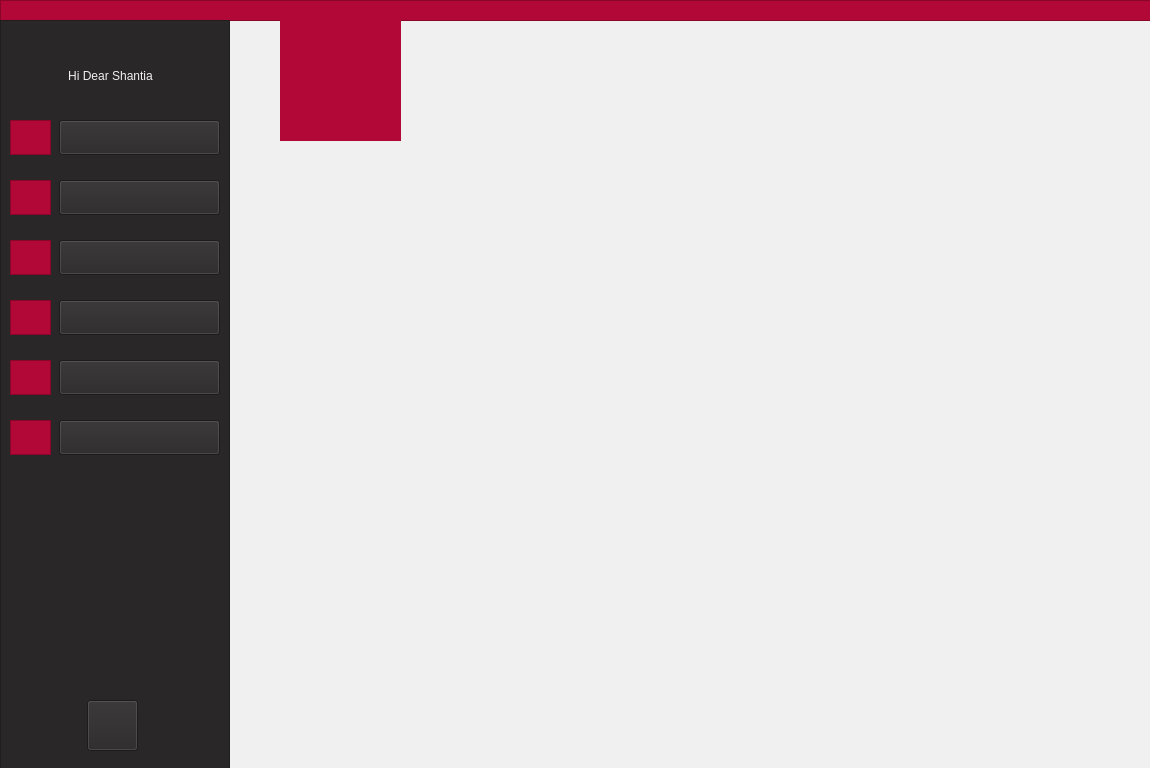
<?xml version="1.0" encoding="UTF-8"?>
<ui version="4.0">
 <class>TeacherMainMenu</class>
 <widget class="QWidget" name="TeacherMainMenu">
  <property name="geometry">
   <rect>
    <x>0</x>
    <y>0</y>
    <width>1150</width>
    <height>768</height>
   </rect>
  </property>
  <property name="maximumSize">
   <size>
    <width>1150</width>
    <height>768</height>
   </size>
  </property>
  <property name="windowTitle">
   <string>Form</string>
  </property>
  <property name="styleSheet">
   <string notr="true">background-color: rgb(240, 240, 240);</string>
  </property>
  <widget class="QLabel" name="label_9">
   <property name="geometry">
    <rect>
     <x>285</x>
     <y>20</y>
     <width>111</width>
     <height>111</height>
    </rect>
   </property>
   <property name="styleSheet">
    <string notr="true">background-color: rgb(178, 8, 55);</string>
   </property>
   <property name="text">
    <string/>
   </property>
   <property name="pixmap">
    <pixmap resource="pictures.qrc">:/logo/filename.jpg</pixmap>
   </property>
   <property name="scaledContents">
    <bool>true</bool>
   </property>
  </widget>
  <widget class="QLabel" name="label">
   <property name="geometry">
    <rect>
     <x>280</x>
     <y>20</y>
     <width>121</width>
     <height>121</height>
    </rect>
   </property>
   <property name="styleSheet">
    <string notr="true">background-color: rgb(178, 8, 55);
border-color: rgb(178, 8, 55);
</string>
   </property>
   <property name="text">
    <string/>
   </property>
   <property name="pixmap">
    <pixmap>:/AjaxLogo/filename.jpg</pixmap>
   </property>
   <property name="scaledContents">
    <bool>true</bool>
   </property>
   <property name="alignment">
    <set>Qt::AlignCenter</set>
   </property>
  </widget>
  <widget class="QFrame" name="frame">
   <property name="geometry">
    <rect>
     <x>0</x>
     <y>0</y>
     <width>1151</width>
     <height>21</height>
    </rect>
   </property>
   <property name="styleSheet">
    <string notr="true">background-color: rgb(178, 8, 55);
border-color: rgb(178, 8, 55);</string>
   </property>
   <property name="frameShape">
    <enum>QFrame::StyledPanel</enum>
   </property>
   <property name="frameShadow">
    <enum>QFrame::Raised</enum>
   </property>
  </widget>
  <widget class="QFrame" name="frame_2">
   <property name="geometry">
    <rect>
     <x>0</x>
     <y>20</y>
     <width>230</width>
     <height>768</height>
    </rect>
   </property>
   <property name="styleSheet">
    <string notr="true">background-color: rgb(41, 39, 40);
border-color: rgb(41, 39, 40);</string>
   </property>
   <property name="frameShape">
    <enum>QFrame::StyledPanel</enum>
   </property>
   <property name="frameShadow">
    <enum>QFrame::Raised</enum>
   </property>
   <widget class="QPushButton" name="pushButton">
    <property name="geometry">
     <rect>
      <x>59</x>
      <y>100</y>
      <width>161</width>
      <height>35</height>
     </rect>
    </property>
    <property name="styleSheet">
     <string notr="true">font: 11pt &quot;Montserrat&quot;;
</string>
    </property>
    <property name="text">
     <string/>
    </property>
   </widget>
   <widget class="QPushButton" name="pushButton_2">
    <property name="geometry">
     <rect>
      <x>59</x>
      <y>160</y>
      <width>161</width>
      <height>35</height>
     </rect>
    </property>
    <property name="styleSheet">
     <string notr="true">font: 11pt &quot;Montserrat&quot;;
</string>
    </property>
    <property name="text">
     <string/>
    </property>
   </widget>
   <widget class="QPushButton" name="pushButton_3">
    <property name="geometry">
     <rect>
      <x>59</x>
      <y>220</y>
      <width>161</width>
      <height>35</height>
     </rect>
    </property>
    <property name="styleSheet">
     <string notr="true">font: 11pt &quot;Montserrat&quot;;
</string>
    </property>
    <property name="text">
     <string/>
    </property>
   </widget>
   <widget class="QPushButton" name="pushButton_4">
    <property name="geometry">
     <rect>
      <x>59</x>
      <y>280</y>
      <width>161</width>
      <height>35</height>
     </rect>
    </property>
    <property name="styleSheet">
     <string notr="true">font: 11pt &quot;Montserrat&quot;;
</string>
    </property>
    <property name="text">
     <string/>
    </property>
   </widget>
   <widget class="QPushButton" name="pushButton_5">
    <property name="geometry">
     <rect>
      <x>59</x>
      <y>340</y>
      <width>161</width>
      <height>35</height>
     </rect>
    </property>
    <property name="styleSheet">
     <string notr="true">font: 11pt &quot;Montserrat&quot;;
</string>
    </property>
    <property name="text">
     <string/>
    </property>
   </widget>
   <widget class="QPushButton" name="pushButton_6">
    <property name="geometry">
     <rect>
      <x>59</x>
      <y>400</y>
      <width>161</width>
      <height>35</height>
     </rect>
    </property>
    <property name="styleSheet">
     <string notr="true">font: 11pt &quot;Montserrat&quot;;
</string>
    </property>
    <property name="text">
     <string/>
    </property>
   </widget>
   <widget class="QFrame" name="frame_3">
    <property name="geometry">
     <rect>
      <x>10</x>
      <y>100</y>
      <width>41</width>
      <height>35</height>
     </rect>
    </property>
    <property name="styleSheet">
     <string notr="true">background-color: rgb(178, 8, 55);
border-color: rgb(178, 8, 55);</string>
    </property>
    <property name="frameShape">
     <enum>QFrame::StyledPanel</enum>
    </property>
    <property name="frameShadow">
     <enum>QFrame::Raised</enum>
    </property>
    <widget class="QLabel" name="label_21">
     <property name="geometry">
      <rect>
       <x>5</x>
       <y>2</y>
       <width>31</width>
       <height>31</height>
      </rect>
     </property>
     <property name="styleSheet">
      <string notr="true"/>
     </property>
     <property name="text">
      <string/>
     </property>
     <property name="pixmap">
      <pixmap resource="icon.qrc">:/icon/profile.png</pixmap>
     </property>
     <property name="scaledContents">
      <bool>true</bool>
     </property>
    </widget>
   </widget>
   <widget class="QFrame" name="frame_5">
    <property name="geometry">
     <rect>
      <x>10</x>
      <y>160</y>
      <width>41</width>
      <height>35</height>
     </rect>
    </property>
    <property name="cursor">
     <cursorShape>ArrowCursor</cursorShape>
    </property>
    <property name="styleSheet">
     <string notr="true">background-color: rgb(178, 8, 55);
border-color: rgb(178, 8, 55);</string>
    </property>
    <property name="frameShape">
     <enum>QFrame::StyledPanel</enum>
    </property>
    <property name="frameShadow">
     <enum>QFrame::Raised</enum>
    </property>
    <widget class="QLabel" name="label_18">
     <property name="geometry">
      <rect>
       <x>5</x>
       <y>2</y>
       <width>31</width>
       <height>31</height>
      </rect>
     </property>
     <property name="text">
      <string/>
     </property>
     <property name="pixmap">
      <pixmap resource="icon.qrc">:/icon/message.png</pixmap>
     </property>
     <property name="scaledContents">
      <bool>true</bool>
     </property>
    </widget>
   </widget>
   <widget class="QFrame" name="frame_6">
    <property name="geometry">
     <rect>
      <x>10</x>
      <y>220</y>
      <width>41</width>
      <height>35</height>
     </rect>
    </property>
    <property name="styleSheet">
     <string notr="true">background-color: rgb(178, 8, 55);
border-color: rgb(178, 8, 55);</string>
    </property>
    <property name="frameShape">
     <enum>QFrame::StyledPanel</enum>
    </property>
    <property name="frameShadow">
     <enum>QFrame::Raised</enum>
    </property>
    <widget class="QLabel" name="label_10">
     <property name="geometry">
      <rect>
       <x>5</x>
       <y>2</y>
       <width>31</width>
       <height>31</height>
      </rect>
     </property>
     <property name="text">
      <string/>
     </property>
     <property name="pixmap">
      <pixmap resource="icon.qrc">:/icon/information.png</pixmap>
     </property>
     <property name="scaledContents">
      <bool>true</bool>
     </property>
    </widget>
   </widget>
   <widget class="QFrame" name="frame_7">
    <property name="geometry">
     <rect>
      <x>10</x>
      <y>280</y>
      <width>41</width>
      <height>35</height>
     </rect>
    </property>
    <property name="styleSheet">
     <string notr="true">background-color: rgb(178, 8, 55);
border-color: rgb(178, 8, 55);</string>
    </property>
    <property name="frameShape">
     <enum>QFrame::StyledPanel</enum>
    </property>
    <property name="frameShadow">
     <enum>QFrame::Raised</enum>
    </property>
    <widget class="QLabel" name="label_19">
     <property name="geometry">
      <rect>
       <x>5</x>
       <y>2</y>
       <width>31</width>
       <height>31</height>
      </rect>
     </property>
     <property name="text">
      <string/>
     </property>
     <property name="pixmap">
      <pixmap resource="icon.qrc">:/icon/upload-mail.png</pixmap>
     </property>
     <property name="scaledContents">
      <bool>true</bool>
     </property>
    </widget>
   </widget>
   <widget class="QFrame" name="frame_8">
    <property name="geometry">
     <rect>
      <x>10</x>
      <y>340</y>
      <width>41</width>
      <height>35</height>
     </rect>
    </property>
    <property name="styleSheet">
     <string notr="true">background-color: rgb(178, 8, 55);
border-color: rgb(178, 8, 55);</string>
    </property>
    <property name="frameShape">
     <enum>QFrame::StyledPanel</enum>
    </property>
    <property name="frameShadow">
     <enum>QFrame::Raised</enum>
    </property>
    <widget class="QLabel" name="label_11">
     <property name="geometry">
      <rect>
       <x>5</x>
       <y>2</y>
       <width>31</width>
       <height>31</height>
      </rect>
     </property>
     <property name="text">
      <string/>
     </property>
     <property name="pixmap">
      <pixmap resource="icon.qrc">:/icon/schedule.png</pixmap>
     </property>
     <property name="scaledContents">
      <bool>true</bool>
     </property>
    </widget>
   </widget>
   <widget class="QFrame" name="frame_9">
    <property name="geometry">
     <rect>
      <x>10</x>
      <y>400</y>
      <width>41</width>
      <height>35</height>
     </rect>
    </property>
    <property name="styleSheet">
     <string notr="true">background-color: rgb(178, 8, 55);
border-color: rgb(178, 8, 55);</string>
    </property>
    <property name="frameShape">
     <enum>QFrame::StyledPanel</enum>
    </property>
    <property name="frameShadow">
     <enum>QFrame::Raised</enum>
    </property>
    <widget class="QLabel" name="label_12">
     <property name="geometry">
      <rect>
       <x>5</x>
       <y>2</y>
       <width>31</width>
       <height>31</height>
      </rect>
     </property>
     <property name="text">
      <string/>
     </property>
     <property name="pixmap">
      <pixmap resource="second-icon.qrc">:/secong gr/scorecard.png</pixmap>
     </property>
     <property name="scaledContents">
      <bool>true</bool>
     </property>
    </widget>
   </widget>
   <widget class="QLabel" name="label_2">
    <property name="geometry">
     <rect>
      <x>20</x>
      <y>40</y>
      <width>181</width>
      <height>31</height>
     </rect>
    </property>
    <property name="styleSheet">
     <string notr="true">font: 11pt &quot;Montserrat&quot;;
color: rgb(240, 240, 240);</string>
    </property>
    <property name="text">
     <string>Hi Dear Shantia</string>
    </property>
    <property name="alignment">
     <set>Qt::AlignCenter</set>
    </property>
   </widget>
   <widget class="QLabel" name="label_3">
    <property name="geometry">
     <rect>
      <x>110</x>
      <y>100</y>
      <width>61</width>
      <height>30</height>
     </rect>
    </property>
    <property name="autoFillBackground">
     <bool>false</bool>
    </property>
    <property name="styleSheet">
     <string notr="true">font: 11pt &quot;Montserrat&quot;;
color: rgb(240, 240, 240);</string>
    </property>
    <property name="lineWidth">
     <number>0</number>
    </property>
    <property name="text">
     <string>Profile</string>
    </property>
    <property name="alignment">
     <set>Qt::AlignCenter</set>
    </property>
   </widget>
   <widget class="QLabel" name="label_4">
    <property name="geometry">
     <rect>
      <x>90</x>
      <y>160</y>
      <width>101</width>
      <height>30</height>
     </rect>
    </property>
    <property name="styleSheet">
     <string notr="true">font: 11pt &quot;Montserrat&quot;;
color: rgb(240, 240, 240);</string>
    </property>
    <property name="text">
     <string>Messages</string>
    </property>
    <property name="alignment">
     <set>Qt::AlignCenter</set>
    </property>
   </widget>
   <widget class="QLabel" name="label_5">
    <property name="geometry">
     <rect>
      <x>60</x>
      <y>220</y>
      <width>161</width>
      <height>30</height>
     </rect>
    </property>
    <property name="styleSheet">
     <string notr="true">font: 11pt &quot;Montserrat&quot;;
color: rgb(240, 240, 240);</string>
    </property>
    <property name="text">
     <string>Class Information</string>
    </property>
    <property name="alignment">
     <set>Qt::AlignCenter</set>
    </property>
   </widget>
   <widget class="QLabel" name="label_6">
    <property name="geometry">
     <rect>
      <x>70</x>
      <y>280</y>
      <width>141</width>
      <height>30</height>
     </rect>
    </property>
    <property name="styleSheet">
     <string notr="true">font: 11pt &quot;Montserrat&quot;;
color: rgb(240, 240, 240);</string>
    </property>
    <property name="text">
     <string>Send Assertion</string>
    </property>
    <property name="alignment">
     <set>Qt::AlignCenter</set>
    </property>
   </widget>
   <widget class="QLabel" name="label_7">
    <property name="geometry">
     <rect>
      <x>60</x>
      <y>340</y>
      <width>161</width>
      <height>30</height>
     </rect>
    </property>
    <property name="styleSheet">
     <string notr="true">font: 11pt &quot;Montserrat&quot;;
color: rgb(240, 240, 240);</string>
    </property>
    <property name="text">
     <string>Weekly Schedule</string>
    </property>
    <property name="alignment">
     <set>Qt::AlignCenter</set>
    </property>
   </widget>
   <widget class="QLabel" name="label_8">
    <property name="geometry">
     <rect>
      <x>70</x>
      <y>400</y>
      <width>131</width>
      <height>30</height>
     </rect>
    </property>
    <property name="styleSheet">
     <string notr="true">font: 11pt &quot;Montserrat&quot;;
color: rgb(240, 240, 240);</string>
    </property>
    <property name="text">
     <string>Record Scores</string>
    </property>
    <property name="alignment">
     <set>Qt::AlignCenter</set>
    </property>
   </widget>
   <widget class="QLabel" name="label_13">
    <property name="geometry">
     <rect>
      <x>90</x>
      <y>680</y>
      <width>40</width>
      <height>40</height>
     </rect>
    </property>
    <property name="minimumSize">
     <size>
      <width>15</width>
      <height>15</height>
     </size>
    </property>
    <property name="text">
     <string/>
    </property>
    <property name="pixmap">
     <pixmap resource="third-icon-group.qrc">:/thirdicon/icons8-power-off-button-64.png</pixmap>
    </property>
    <property name="scaledContents">
     <bool>true</bool>
    </property>
   </widget>
   <widget class="QPushButton" name="pushButton_7">
    <property name="geometry">
     <rect>
      <x>87</x>
      <y>680</y>
      <width>51</width>
      <height>51</height>
     </rect>
    </property>
    <property name="text">
     <string/>
    </property>
   </widget>
   <zorder>frame_3</zorder>
   <zorder>frame_5</zorder>
   <zorder>frame_6</zorder>
   <zorder>frame_7</zorder>
   <zorder>frame_8</zorder>
   <zorder>frame_9</zorder>
   <zorder>label_2</zorder>
   <zorder>label_3</zorder>
   <zorder>label_4</zorder>
   <zorder>label_5</zorder>
   <zorder>label_6</zorder>
   <zorder>label_7</zorder>
   <zorder>label_8</zorder>
   <zorder>pushButton</zorder>
   <zorder>pushButton_2</zorder>
   <zorder>pushButton_3</zorder>
   <zorder>pushButton_4</zorder>
   <zorder>pushButton_5</zorder>
   <zorder>pushButton_6</zorder>
   <zorder>label_13</zorder>
   <zorder>pushButton_7</zorder>
  </widget>
  <zorder>frame</zorder>
  <zorder>label</zorder>
  <zorder>label_9</zorder>
  <zorder>frame_2</zorder>
 </widget>
 <resources>
  <include location="second-icon.qrc"/>
  <include location="icon.qrc"/>
  <include location="pictures.qrc"/>
  <include location="third-icon-group.qrc"/>
 </resources>
 <connections/>
</ui>
